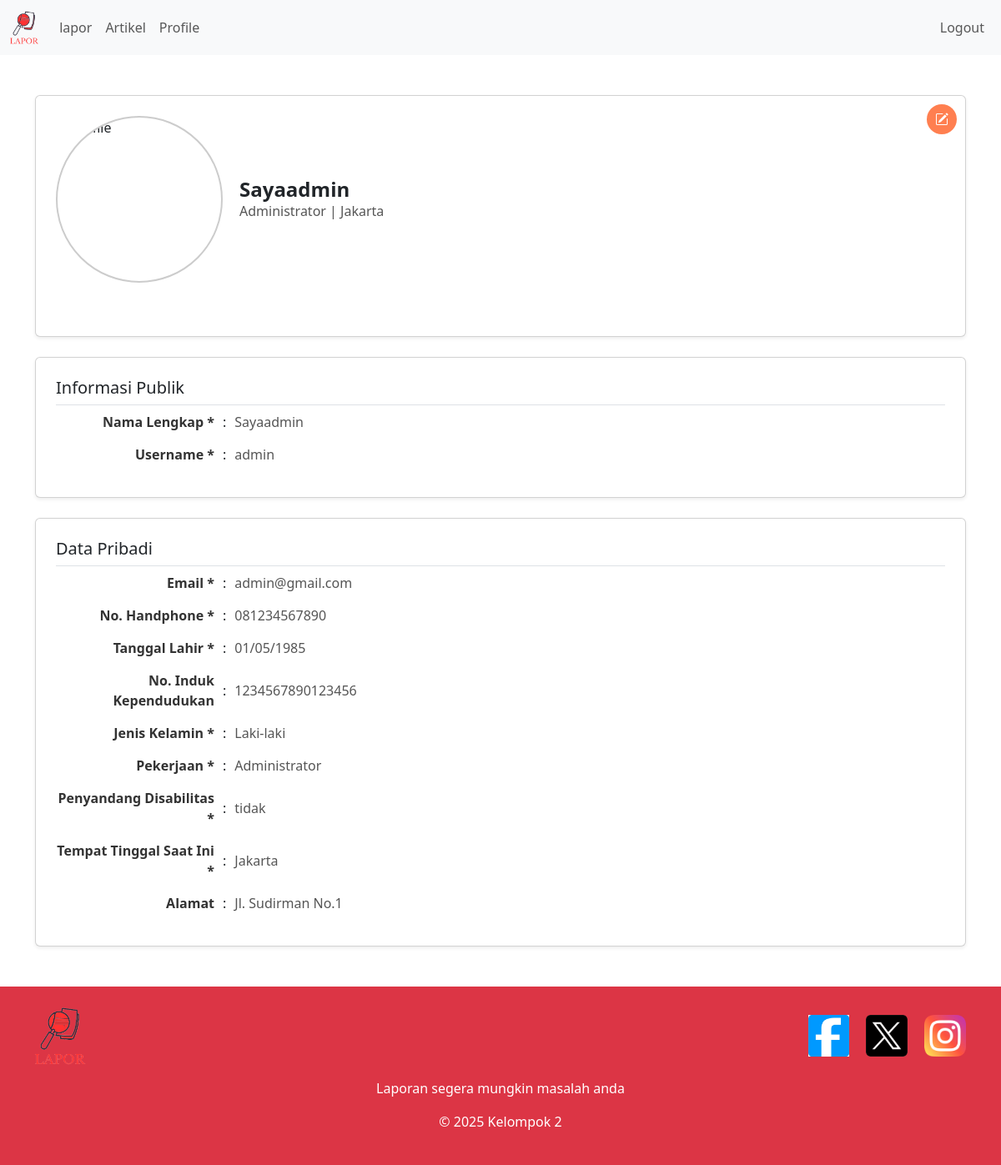
The app's page /page/profile.php (signed in) with its own data.
### tables this page shows
CREATE TABLE `users` (
  `id_user` int(11) NOT NULL,
  `username` varchar(50) NOT NULL,
  `email` varchar(100) NOT NULL,
  `nik` varchar(16) NOT NULL,
  `nama_lengkap` varchar(100) DEFAULT NULL,
  `tempat_tinggal` varchar(100) DEFAULT NULL,
  `no_telp` varchar(15) DEFAULT NULL,
  `penyandang_disabilitas` enum('ya','tidak') DEFAULT NULL,
  `jenis_kelamin` enum('Laki-laki','Perempuan') DEFAULT NULL,
  `pekerjaan` varchar(50) DEFAULT NULL,
  `tanggal_lahir` date DEFAULT NULL,
  `password` varchar(255) NOT NULL,
  `dibuat_kapan` datetime DEFAULT current_timestamp(),
  `alamat` text DEFAULT NULL,
  `role_id` int(11) DEFAULT NULL
);

### page/profile.php (the view, shortened to what this page needs)
<?php
require_once 'koneksi.php';
$id_user = $_SESSION['id_user'];
$sql = "SELECT * FROM users WHERE id_user = ?";
if ($stmt = $conn->prepare($sql)) {
    $stmt->bind_param("i", $id_user);
    $stmt->execute();
    $result = $stmt->get_result();
    if ($result->num_rows > 0) {
        $user = $result->fetch_assoc();
    } else {
        echo "Pengguna tidak ditemukan.";
        exit();
    }
}
?>
<!DOCTYPE html>
<html lang="en">
<head>
    <link href="https://cdn.jsdelivr.net/npm/bootstrap@5.3.0-alpha3/dist/css/bootstrap.min.css" rel="stylesheet">
    <link rel="stylesheet" href="page/css/profile.css">
    <link href="https://cdn.jsdelivr.net/npm/bootstrap-icons/font/bootstrap-icons.css" rel="stylesheet">
</head>
<body>
    <?php include 'page/component/navbar.php'; ?>
    <div class="container mt-5">
        <div class="card p-4 mb-4 shadow-sm">
            <button class="edit-btn" title="Edit" data-bs-toggle="modal" data-bs-target="#editProfileModal">
                <i class="bi bi-pencil-square"></i>
            </button>
            <div class="profile-header">
                <img src="/LaporWeb/page/img/profile.png" alt="Profile" class="profile-img">
                <div class="profile-name">
                    <h3><?= $user['nama_lengkap'] ?></h3>
                    <p><?= $user['pekerjaan'] ?> | <?= $user['tempat_tinggal'] ?></p>
                </div>
            </div>
        </div>
        <div class="card p-4 mb-4 shadow-sm">
            <h5 class="card-title border-bottom pb-2">Informasi Publik</h5>
            <div class="data-row">
                <span>Nama Lengkap *</span>
                <span class="separator">:</span>
                <span><?= $user['nama_lengkap'] ?></span>
            </div>
            <div class="data-row">
                <span>Username *</span>
                <span class="separator">:</span>
                <span><?= $user['username'] ?></span>
            </div>
        </div>
        <div class="card p-4 shadow-sm">
            <h5 class="card-title border-bottom pb-2">Data Pribadi</h5>
            <div class="data-row">
                <span>Email *</span>
                <span class="separator">:</span>
                <span><?= $user['email'] ?></span>
            </div>
            <div class="data-row">
                <span>No. Handphone *</span>
                <span class="separator">:</span>
                <span><?= $user['no_telp'] ?></span>
            </div>
            <div class="data-row">
                <span>Tanggal Lahir *</span>
                <span class="separator">:</span>
                <span><?= date('d/m/Y', strtotime($user['tanggal_lahir'])) ?></span>
            </div>
            <div class="data-row">
                <span>No. Induk Kependudukan</span>
                <span class="separator">:</span>
                <span><?= $user['nik'] ?></span>
            </div>
            <div class="data-row">
                <span>Jenis Kelamin *</span>
                <span class="separator">:</span>
                <span><?= $user['jenis_kelamin'] ?></span>
            </div>
            <div class="data-row">
                <span>Pekerjaan *</span>
                <span class="separator">:</span>
                <span><?= $user['pekerjaan'] ?></span>
            </div>
            <div class="data-row">
                <span>Penyandang Disabilitas *</span>
                <span class="separator">:</span>
                <span><?= $user['penyandang_disabilitas'] ?></span>
            </div>
            <div class="data-row">
                <span>Tempat Tinggal Saat Ini *</span>
                <span class="separator">:</span>
                <span><?= $user['tempat_tinggal'] ?></span>
            </div>
            <div class="data-row">
                <span>Alamat</span>
                <span class="separator">:</span>
                <span><?= $user['alamat'] ?></span>
            </div>
        </div>
    </div>
    <?php include 'page/component/footer.php'; ?>
</body>
</html>

### page/css/profile.css (style rules this page uses)
.profile-header { display: flex; align-items: center; margin-bottom: 40px; }
.profile-img { width: 200px; height: 200px; border-radius: 50%; object-fit: cover; border: 2px solid #ccc; margin-right: 20px; }
.profile-name h3 { margin: 0; font-size: 24px; font-weight: bold; }
.profile-name p { margin: 0; font-size: 16px; color: #555; }
.card .edit-btn { position: absolute; top: 10px; right: 10px; background-color: #ff7f50; color: white; border: none; border-radius: 50%; width: 36px; height: 36px; display: flex; align-items: center; justify-content: center; cursor: pointer; transition: background-color 0.3s ease; }
.card { position: relative; }
.data-row { display: flex; justify-content: flex-start; align-items: center; margin-bottom: 15px; }
.data-row span:first-child { width: 200px; font-weight: bold; color: #333; text-align: right; padding-right: 10px; }
.data-row span.separator { padding-right: 10px; }
.data-row span:last-child { flex: 1; text-align: left; color: #555; }

### records on screen
users: nama_lengkap "Sayaadmin", pekerjaan "Administrator", tempat_tinggal "Jakarta", username "admin", email "admin@gmail.com", no_telp "081234567890", tanggal_lahir "01/05/1985", nik "1234567890123456", jenis_kelamin "Laki-laki", penyandang_disabilitas "tidak", alamat "Jl. Sudirman No.1"
